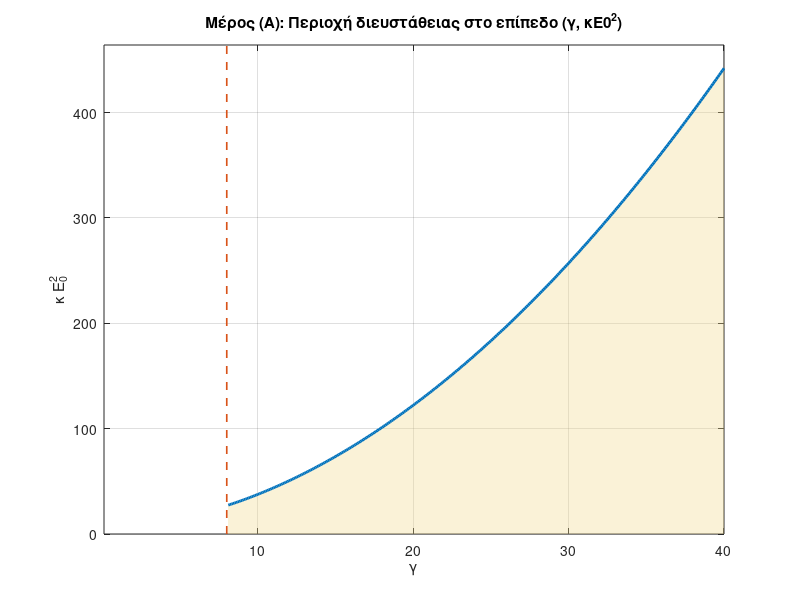
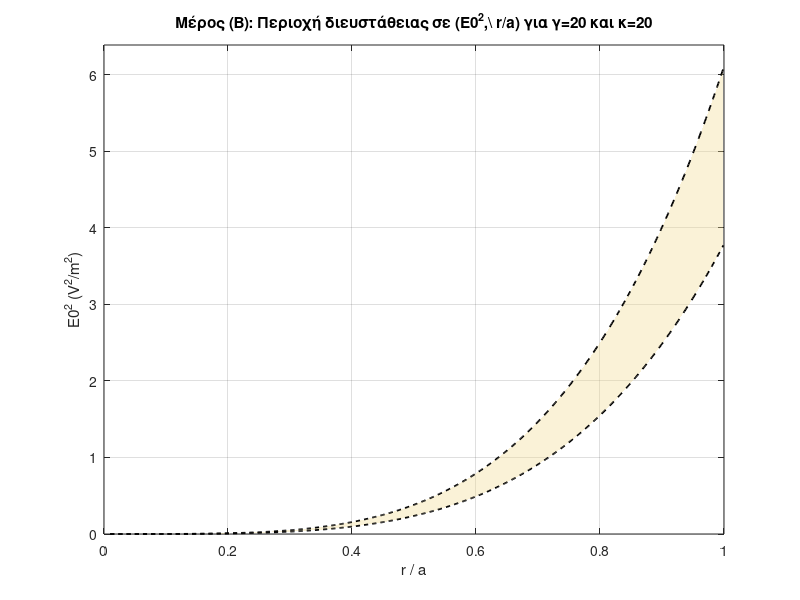

These charts were generated, in order, by the following MATLAB code:
% ΕΡΩΤΗΜΑ Α

clear;
close all;
clc;

gmin = 0.1; gmax = 40; Ng = 400;
gammas = linspace(gmin, gmax, Ng);

gmax_vals = nan(size(gammas));

xs = 10.^linspace(-6, 2, 4000);

for i = 1:numel(gammas)
    g = gammas(i);
    g_of_x  = @(x) x .* (1 + g ./ (1 + x.^2));
    dg_dx   = @(x) 1 + g ./ (1 + x.^2) - (2*g .* x.^2) ./ (1 + x.^2).^2;
    dvals = dg_dx(xs);
    idx = find( dvals(1:end-1) .* dvals(2:end) < 0 );
    rootsCrit = [];
    for k = 1:numel(idx)
        a = xs(idx(k)); b = xs(idx(k)+1);
        try
            rt = fzero(@(t) dg_dx(t), [a b]);   % fzero είναι core MATLAB
            if rt > 0
                if isempty(rootsCrit) || all(abs(rootsCrit-rt) > 1e-8)
                    rootsCrit(end+1) = rt; %#ok<SAGROW>
                end
            end
        catch
        end
    end
    rootsCrit = sort(rootsCrit);

    if ~isempty(rootsCrit)
        gvals = g_of_x(rootsCrit);
        gmax_vals(i) = max(gvals);
    else
        gmax_vals(i) = NaN;  % μονοτονική περίπτωση (π.χ. γ<=8)
    end
end

mask = (gammas > 8) & ~isnan(gmax_vals);
G  = gammas(mask);
Yb = (gmax_vals(mask)).^2;   % όριο: κE0^2 = g_max(γ)^2

figure('Color','w'); hold on; box on; grid on;

if ~isempty(G)
    fill([G, fliplr(G)], [zeros(size(Yb)), fliplr(Yb)], ...
         [0.95 0.85 0.55], 'EdgeColor','none', 'FaceAlpha',0.35);
    plot(G, Yb, 'LineWidth', 2);
end

if ~isempty(Yb)
    ymax = max(Yb)*1.05;
else
    ymax = 1;
end
plot([8 8], [0 ymax], '--', 'LineWidth', 1.2);

xlabel('\gamma','Interpreter','tex');
ylabel('\kappa E_0^2','Interpreter','tex');
title('Μέρος (Α): Περιοχή διευστάθειας στο επίπεδο (γ, κE0^2)', ...
      'Interpreter','tex');
xlim([gmin gmax]);
ylim([0 ymax]);

% ΕΡΩΤΗΜΑ Β

gamma = 20;
kappa = 20;
a = 1;

% --- Ορισμοί συναρτήσεων ---
fE   = @(E) E .* (1 + gamma ./ (1 + kappa .* E.^2));
dfdE = @(E) 1 + gamma ./ (1 + kappa .* E.^2) ...
            - (2*gamma*kappa .* E.^2) ./ (1 + kappa .* E.^2).^2;
Escan = logspace(-6, 1, 4000);
dval  = dfdE(Escan);

idx = find(dval(1:end-1) .* dval(2:end) < 0);
rootsCrit = [];
for k = 1:numel(idx)
    a_br = Escan(idx(k)); b_br = Escan(idx(k)+1);
    try
        rt = fzero(@(x) dfdE(x), [a_br b_br]);  % fzero = core MATLAB
        if rt > 0
            if isempty(rootsCrit) || all(abs(rootsCrit - rt) > 1e-8)
                rootsCrit(end+1) = rt; %#ok<SAGROW>
            end
        end
    catch
    end
end
rootsCrit = sort(rootsCrit);

if numel(rootsCrit) < 2
    error('Δεν βρέθηκαν δύο κρίσιμα σημεία. Ελέγξτε τις παραμέτρους/σάρωση.');
end

fvals = fE(rootsCrit);
f_local_min = min(fvals);
f_local_max = max(fvals);

ra = linspace(0.01, 0.999, 600);
E0_min = f_local_min .* (ra.^2);
E0_max = f_local_max .* (ra.^2);

E0sq_min = E0_min.^2;
E0sq_max = E0_max.^2;

figure('Color','w'); hold on; box on; grid on;

fill([ra, fliplr(ra)], [E0sq_min, fliplr(E0sq_max)], ...
     [0.95 0.85 0.55], 'EdgeColor','none', 'FaceAlpha',0.35);

plot(ra, E0sq_min, '--k', 'LineWidth', 1.3);
plot(ra, E0sq_max, '--k', 'LineWidth', 1.3);

xlabel('r / a', 'Interpreter','tex');
ylabel('E0^2 (V^2/m^2)', 'Interpreter','tex');
title('Μέρος (Β): Περιοχή διευστάθειας σε (E0^2,\ r/a) για γ=20 και κ=20', ...
      'Interpreter','tex');
xlim([0 1]);
ylim([0 max(E0sq_max)*1.05]);
